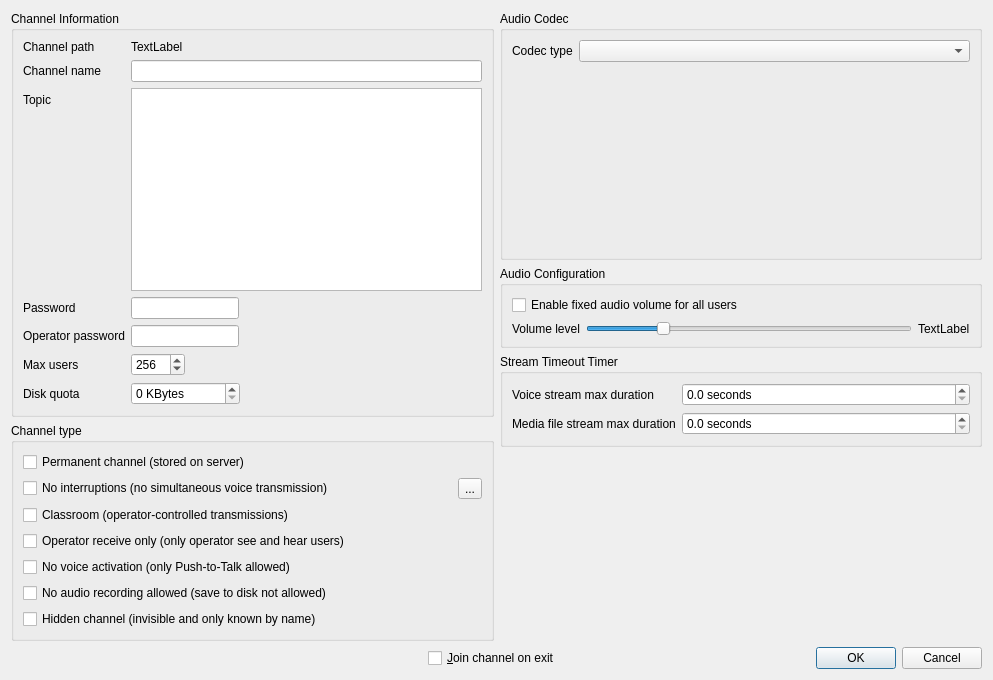
<?xml version="1.0" encoding="UTF-8"?>
<ui version="4.0">
 <class>ChannelDlg</class>
 <widget class="QDialog" name="ChannelDlg">
  <property name="geometry">
   <rect>
    <x>0</x>
    <y>0</y>
    <width>993</width>
    <height>680</height>
   </rect>
  </property>
  <property name="windowTitle">
   <string>Channel</string>
  </property>
  <property name="modal">
   <bool>true</bool>
  </property>
  <layout class="QVBoxLayout" name="verticalLayout_6">
   <item>
    <layout class="QHBoxLayout" name="horizontalLayout_5">
     <item>
      <layout class="QVBoxLayout" name="verticalLayout_5">
       <item>
        <widget class="QGroupBox" name="chaninfoGroupBox">
         <property name="title">
          <string>Channel Information</string>
         </property>
         <layout class="QFormLayout" name="formLayout">
          <item row="0" column="0">
           <widget class="QLabel" name="chanpathLabelFixed">
            <property name="text">
             <string>Channel path</string>
            </property>
           </widget>
          </item>
          <item row="0" column="1">
           <widget class="QLabel" name="chanpathLabel">
            <property name="text">
             <string notr="true">TextLabel</string>
            </property>
            <property name="textInteractionFlags">
             <set>Qt::LinksAccessibleByKeyboard|Qt::LinksAccessibleByMouse|Qt::TextBrowserInteraction|Qt::TextSelectableByKeyboard|Qt::TextSelectableByMouse</set>
            </property>
           </widget>
          </item>
          <item row="1" column="0">
           <widget class="QLabel" name="nameLabel">
            <property name="text">
             <string>Channel name</string>
            </property>
            <property name="buddy">
             <cstring>nameEdit</cstring>
            </property>
           </widget>
          </item>
          <item row="1" column="1">
           <widget class="QLineEdit" name="nameEdit"/>
          </item>
          <item row="2" column="0">
           <widget class="QLabel" name="topicLabel">
            <property name="text">
             <string>Topic</string>
            </property>
            <property name="buddy">
             <cstring>topicTextEdit</cstring>
            </property>
           </widget>
          </item>
          <item row="2" column="1">
           <widget class="QPlainTextEdit" name="topicTextEdit">
            <property name="tabChangesFocus">
             <bool>true</bool>
            </property>
           </widget>
          </item>
          <item row="3" column="0">
           <widget class="QLabel" name="passwordLabel">
            <property name="text">
             <string>Password</string>
            </property>
            <property name="buddy">
             <cstring>chanpasswdEdit</cstring>
            </property>
           </widget>
          </item>
          <item row="3" column="1">
           <widget class="QLineEdit" name="chanpasswdEdit">
            <property name="sizePolicy">
             <sizepolicy hsizetype="Fixed" vsizetype="Fixed">
              <horstretch>0</horstretch>
              <verstretch>0</verstretch>
             </sizepolicy>
            </property>
           </widget>
          </item>
          <item row="4" column="0">
           <widget class="QLabel" name="oppasswordLabel">
            <property name="text">
             <string>Operator password</string>
            </property>
            <property name="buddy">
             <cstring>oppasswdEdit</cstring>
            </property>
           </widget>
          </item>
          <item row="4" column="1">
           <widget class="QLineEdit" name="oppasswdEdit">
            <property name="sizePolicy">
             <sizepolicy hsizetype="Fixed" vsizetype="Fixed">
              <horstretch>0</horstretch>
              <verstretch>0</verstretch>
             </sizepolicy>
            </property>
           </widget>
          </item>
          <item row="5" column="0">
           <widget class="QLabel" name="maxusersLabel">
            <property name="text">
             <string>Max users</string>
            </property>
            <property name="buddy">
             <cstring>maxusersSpinBox</cstring>
            </property>
           </widget>
          </item>
          <item row="5" column="1">
           <widget class="QSpinBox" name="maxusersSpinBox">
            <property name="sizePolicy">
             <sizepolicy hsizetype="Fixed" vsizetype="Fixed">
              <horstretch>0</horstretch>
              <verstretch>0</verstretch>
             </sizepolicy>
            </property>
            <property name="maximum">
             <number>1000</number>
            </property>
            <property name="value">
             <number>256</number>
            </property>
           </widget>
          </item>
          <item row="6" column="0">
           <widget class="QLabel" name="diskquotaLabel">
            <property name="text">
             <string>Disk quota</string>
            </property>
            <property name="buddy">
             <cstring>diskquotaSpinBox</cstring>
            </property>
           </widget>
          </item>
          <item row="6" column="1">
           <widget class="QSpinBox" name="diskquotaSpinBox">
            <property name="sizePolicy">
             <sizepolicy hsizetype="Maximum" vsizetype="Fixed">
              <horstretch>0</horstretch>
              <verstretch>0</verstretch>
             </sizepolicy>
            </property>
            <property name="suffix">
             <string> KBytes</string>
            </property>
            <property name="maximum">
             <number>999999999</number>
            </property>
           </widget>
          </item>
         </layout>
        </widget>
       </item>
       <item>
        <widget class="QGroupBox" name="chantypeGroupBox">
         <property name="title">
          <string>Channel type</string>
         </property>
         <layout class="QVBoxLayout" name="verticalLayout_3">
          <item>
           <widget class="QCheckBox" name="staticchanBox">
            <property name="text">
             <string>Permanent channel (stored on server)</string>
            </property>
           </widget>
          </item>
          <item>
           <layout class="QHBoxLayout" name="horizontalLayout_6">
            <item>
             <widget class="QCheckBox" name="singletxchanBox">
              <property name="text">
               <string>No interruptions (no simultaneous voice transmission)</string>
              </property>
             </widget>
            </item>
            <item>
             <widget class="QToolButton" name="singletxButton">
              <property name="accessibleName">
               <string>Setup</string>
              </property>
              <property name="text">
               <string>...</string>
              </property>
             </widget>
            </item>
           </layout>
          </item>
          <item>
           <widget class="QCheckBox" name="classroomchanBox">
            <property name="text">
             <string>Classroom (operator-controlled transmissions)</string>
            </property>
           </widget>
          </item>
          <item>
           <widget class="QCheckBox" name="oprecvonlychanBox">
            <property name="text">
             <string>Operator receive only (only operator see and hear users)</string>
            </property>
           </widget>
          </item>
          <item>
           <widget class="QCheckBox" name="novoiceactBox">
            <property name="text">
             <string>No voice activation (only Push-to-Talk allowed)</string>
            </property>
           </widget>
          </item>
          <item>
           <widget class="QCheckBox" name="norecordBox">
            <property name="text">
             <string>No audio recording allowed (save to disk not allowed)</string>
            </property>
           </widget>
          </item>
          <item>
           <widget class="QCheckBox" name="hiddenchannelBox">
            <property name="text">
             <string>Hidden channel (invisible and only known by name)</string>
            </property>
           </widget>
          </item>
         </layout>
        </widget>
       </item>
      </layout>
     </item>
     <item>
      <layout class="QVBoxLayout" name="verticalLayout_2">
       <item>
        <widget class="QGroupBox" name="audiocodecGroupBox">
         <property name="title">
          <string>Audio Codec</string>
         </property>
         <layout class="QVBoxLayout" name="verticalLayout_4">
          <item>
           <layout class="QHBoxLayout" name="horizontalLayout_2">
            <item>
             <widget class="QLabel" name="label_5">
              <property name="text">
               <string>Codec type</string>
              </property>
              <property name="buddy">
               <cstring>audiocodecBox</cstring>
              </property>
             </widget>
            </item>
            <item>
             <widget class="QComboBox" name="audiocodecBox">
              <property name="sizePolicy">
               <sizepolicy hsizetype="Expanding" vsizetype="Fixed">
                <horstretch>0</horstretch>
                <verstretch>0</verstretch>
               </sizepolicy>
              </property>
             </widget>
            </item>
           </layout>
          </item>
          <item>
           <widget class="QStackedWidget" name="stackedWidget">
            <property name="currentIndex">
             <number>0</number>
            </property>
            <widget class="QWidget" name="nocodecPage"/>
            <widget class="QWidget" name="spxPage">
             <layout class="QFormLayout" name="formLayout_3">
              <item row="0" column="0">
               <widget class="QLabel" name="label_36">
                <property name="text">
                 <string>Sample rate</string>
                </property>
                <property name="buddy">
                 <cstring>spx_srateBox</cstring>
                </property>
               </widget>
              </item>
              <item row="0" column="1">
               <layout class="QHBoxLayout" name="horizontalLayout_22">
                <item>
                 <widget class="QComboBox" name="spx_srateBox"/>
                </item>
                <item>
                 <widget class="QLabel" name="label_37">
                  <property name="text">
                   <string>Hz</string>
                  </property>
                 </widget>
                </item>
                <item>
                 <spacer name="horizontalSpacer_6">
                  <property name="orientation">
                   <enum>Qt::Horizontal</enum>
                  </property>
                  <property name="sizeHint" stdset="0">
                   <size>
                    <width>40</width>
                    <height>20</height>
                   </size>
                  </property>
                 </spacer>
                </item>
               </layout>
              </item>
              <item row="1" column="0">
               <widget class="QLabel" name="label_8">
                <property name="text">
                 <string>Quality</string>
                </property>
                <property name="buddy">
                 <cstring>spx_qualitySlider</cstring>
                </property>
               </widget>
              </item>
              <item row="1" column="1">
               <layout class="QHBoxLayout" name="horizontalLayout_8">
                <item>
                 <widget class="QSlider" name="spx_qualitySlider">
                  <property name="minimum">
                   <number>0</number>
                  </property>
                  <property name="maximum">
                   <number>10</number>
                  </property>
                  <property name="value">
                   <number>4</number>
                  </property>
                  <property name="orientation">
                   <enum>Qt::Horizontal</enum>
                  </property>
                 </widget>
                </item>
                <item>
                 <widget class="QLabel" name="spxQualityLabel">
                  <property name="text">
                   <string notr="true">TextLabel</string>
                  </property>
                 </widget>
                </item>
                <item>
                 <spacer name="horizontalSpacer_7">
                  <property name="orientation">
                   <enum>Qt::Horizontal</enum>
                  </property>
                  <property name="sizeHint" stdset="0">
                   <size>
                    <width>40</width>
                    <height>20</height>
                   </size>
                  </property>
                 </spacer>
                </item>
               </layout>
              </item>
              <item row="2" column="0">
               <widget class="QLabel" name="label_14">
                <property name="text">
                 <string>Transmit interval</string>
                </property>
                <property name="buddy">
                 <cstring>spx_txdelaySpinBox</cstring>
                </property>
               </widget>
              </item>
              <item row="2" column="1">
               <layout class="QHBoxLayout" name="horizontalLayout_3">
                <item>
                 <widget class="QSpinBox" name="spx_txdelaySpinBox">
                  <property name="suffix">
                   <string> msec</string>
                  </property>
                  <property name="minimum">
                   <number>20</number>
                  </property>
                  <property name="maximum">
                   <number>100</number>
                  </property>
                  <property name="singleStep">
                   <number>20</number>
                  </property>
                  <property name="value">
                   <number>40</number>
                  </property>
                 </widget>
                </item>
                <item>
                 <spacer name="horizontalSpacer_8">
                  <property name="orientation">
                   <enum>Qt::Horizontal</enum>
                  </property>
                  <property name="sizeHint" stdset="0">
                   <size>
                    <width>40</width>
                    <height>20</height>
                   </size>
                  </property>
                 </spacer>
                </item>
               </layout>
              </item>
             </layout>
            </widget>
            <widget class="QWidget" name="spxvbrPage">
             <layout class="QFormLayout" name="formLayout_4">
              <item row="0" column="0">
               <widget class="QLabel" name="label_38">
                <property name="text">
                 <string>Sample rate</string>
                </property>
                <property name="buddy">
                 <cstring>spxvbr_srateBox</cstring>
                </property>
               </widget>
              </item>
              <item row="0" column="1">
               <layout class="QHBoxLayout" name="horizontalLayout_23">
                <item>
                 <widget class="QComboBox" name="spxvbr_srateBox"/>
                </item>
                <item>
                 <widget class="QLabel" name="label_39">
                  <property name="text">
                   <string>Hz</string>
                  </property>
                 </widget>
                </item>
                <item>
                 <spacer name="horizontalSpacer_9">
                  <property name="orientation">
                   <enum>Qt::Horizontal</enum>
                  </property>
                  <property name="sizeHint" stdset="0">
                   <size>
                    <width>40</width>
                    <height>20</height>
                   </size>
                  </property>
                 </spacer>
                </item>
               </layout>
              </item>
              <item row="1" column="0">
               <widget class="QLabel" name="label_11">
                <property name="text">
                 <string>Quality</string>
                </property>
                <property name="buddy">
                 <cstring>spxvbr_qualitySlider</cstring>
                </property>
               </widget>
              </item>
              <item row="1" column="1">
               <layout class="QHBoxLayout" name="horizontalLayout_7">
                <item>
                 <widget class="QSlider" name="spxvbr_qualitySlider">
                  <property name="minimum">
                   <number>0</number>
                  </property>
                  <property name="maximum">
                   <number>10</number>
                  </property>
                  <property name="value">
                   <number>4</number>
                  </property>
                  <property name="orientation">
                   <enum>Qt::Horizontal</enum>
                  </property>
                 </widget>
                </item>
                <item>
                 <widget class="QLabel" name="spxvbr_QualityLabel">
                  <property name="text">
                   <string notr="true">TextLabel</string>
                  </property>
                 </widget>
                </item>
               </layout>
              </item>
              <item row="2" column="0">
               <widget class="QLabel" name="label_15">
                <property name="text">
                 <string>Max bitrate</string>
                </property>
                <property name="buddy">
                 <cstring>spxvbr_maxbpsSpinBox</cstring>
                </property>
               </widget>
              </item>
              <item row="2" column="1">
               <layout class="QHBoxLayout" name="horizontalLayout_9">
                <item>
                 <widget class="QSpinBox" name="spxvbr_maxbpsSpinBox">
                  <property name="suffix">
                   <string> bps</string>
                  </property>
                  <property name="minimum">
                   <number>0</number>
                  </property>
                  <property name="maximum">
                   <number>44000</number>
                  </property>
                  <property name="singleStep">
                   <number>1000</number>
                  </property>
                  <property name="value">
                   <number>0</number>
                  </property>
                 </widget>
                </item>
                <item>
                 <spacer name="horizontalSpacer_2">
                  <property name="orientation">
                   <enum>Qt::Horizontal</enum>
                  </property>
                  <property name="sizeHint" stdset="0">
                   <size>
                    <width>40</width>
                    <height>20</height>
                   </size>
                  </property>
                 </spacer>
                </item>
               </layout>
              </item>
              <item row="3" column="0">
               <widget class="QCheckBox" name="spxvbr_dtxBox">
                <property name="text">
                 <string>Ignore silence (DTX)</string>
                </property>
                <property name="checked">
                 <bool>true</bool>
                </property>
               </widget>
              </item>
              <item row="4" column="0">
               <widget class="QLabel" name="label_23">
                <property name="text">
                 <string>Transmit interval</string>
                </property>
                <property name="buddy">
                 <cstring>spxvbr_txdelaySpinBox</cstring>
                </property>
               </widget>
              </item>
              <item row="4" column="1">
               <layout class="QHBoxLayout" name="horizontalLayout_24">
                <item>
                 <widget class="QSpinBox" name="spxvbr_txdelaySpinBox">
                  <property name="suffix">
                   <string> msec</string>
                  </property>
                  <property name="minimum">
                   <number>20</number>
                  </property>
                  <property name="maximum">
                   <number>100</number>
                  </property>
                  <property name="singleStep">
                   <number>20</number>
                  </property>
                  <property name="value">
                   <number>40</number>
                  </property>
                 </widget>
                </item>
                <item>
                 <spacer name="horizontalSpacer_3">
                  <property name="orientation">
                   <enum>Qt::Horizontal</enum>
                  </property>
                  <property name="sizeHint" stdset="0">
                   <size>
                    <width>40</width>
                    <height>20</height>
                   </size>
                  </property>
                 </spacer>
                </item>
               </layout>
              </item>
             </layout>
            </widget>
            <widget class="QWidget" name="opusPage">
             <layout class="QFormLayout" name="formLayout_5">
              <item row="0" column="0">
               <widget class="QLabel" name="label_47">
                <property name="text">
                 <string>Application</string>
                </property>
                <property name="buddy">
                 <cstring>opus_appBox</cstring>
                </property>
               </widget>
              </item>
              <item row="0" column="1">
               <layout class="QHBoxLayout" name="horizontalLayout_27">
                <item>
                 <widget class="QComboBox" name="opus_appBox"/>
                </item>
                <item>
                 <spacer name="horizontalSpacer_12">
                  <property name="orientation">
                   <enum>Qt::Horizontal</enum>
                  </property>
                  <property name="sizeHint" stdset="0">
                   <size>
                    <width>40</width>
                    <height>20</height>
                   </size>
                  </property>
                 </spacer>
                </item>
               </layout>
              </item>
              <item row="1" column="0">
               <widget class="QLabel" name="label_43">
                <property name="text">
                 <string>Sample rate</string>
                </property>
                <property name="buddy">
                 <cstring>opus_srateBox</cstring>
                </property>
               </widget>
              </item>
              <item row="1" column="1">
               <layout class="QHBoxLayout" name="horizontalLayout_26">
                <item>
                 <widget class="QComboBox" name="opus_srateBox"/>
                </item>
                <item>
                 <widget class="QLabel" name="label_40">
                  <property name="text">
                   <string>Hz</string>
                  </property>
                 </widget>
                </item>
                <item>
                 <spacer name="horizontalSpacer_11">
                  <property name="orientation">
                   <enum>Qt::Horizontal</enum>
                  </property>
                  <property name="sizeHint" stdset="0">
                   <size>
                    <width>40</width>
                    <height>20</height>
                   </size>
                  </property>
                 </spacer>
                </item>
               </layout>
              </item>
              <item row="2" column="0">
               <widget class="QLabel" name="label_46">
                <property name="text">
                 <string>Audio channels</string>
                </property>
                <property name="buddy">
                 <cstring>opus_channelsBox</cstring>
                </property>
               </widget>
              </item>
              <item row="2" column="1">
               <layout class="QHBoxLayout" name="horizontalLayout_25">
                <item>
                 <widget class="QComboBox" name="opus_channelsBox"/>
                </item>
                <item>
                 <spacer name="horizontalSpacer_10">
                  <property name="orientation">
                   <enum>Qt::Horizontal</enum>
                  </property>
                  <property name="sizeHint" stdset="0">
                   <size>
                    <width>40</width>
                    <height>20</height>
                   </size>
                  </property>
                 </spacer>
                </item>
               </layout>
              </item>
              <item row="3" column="0">
               <widget class="QLabel" name="label_45">
                <property name="text">
                 <string>Bitrate</string>
                </property>
                <property name="buddy">
                 <cstring>opus_bpsSpinBox</cstring>
                </property>
               </widget>
              </item>
              <item row="3" column="1">
               <layout class="QHBoxLayout" name="horizontalLayout_29">
                <item>
                 <widget class="QSpinBox" name="opus_bpsSpinBox">
                  <property name="suffix">
                   <string> Kbps</string>
                  </property>
                 </widget>
                </item>
                <item>
                 <spacer name="horizontalSpacer_14">
                  <property name="orientation">
                   <enum>Qt::Horizontal</enum>
                  </property>
                  <property name="sizeHint" stdset="0">
                   <size>
                    <width>40</width>
                    <height>20</height>
                   </size>
                  </property>
                 </spacer>
                </item>
                <item>
                 <widget class="QCheckBox" name="opus_vbrCheckBox">
                  <property name="text">
                   <string>Variable bitrate</string>
                  </property>
                 </widget>
                </item>
               </layout>
              </item>
              <item row="4" column="0" colspan="2">
               <widget class="QCheckBox" name="opus_dtxBox">
                <property name="text">
                 <string>Ignore silence (DTX)</string>
                </property>
                <property name="checked">
                 <bool>true</bool>
                </property>
               </widget>
              </item>
              <item row="5" column="0">
               <widget class="QLabel" name="label_44">
                <property name="text">
                 <string>Transmit interval</string>
                </property>
                <property name="buddy">
                 <cstring>opus_txdelaySpinBox</cstring>
                </property>
               </widget>
              </item>
              <item row="5" column="1">
               <layout class="QHBoxLayout" name="horizontalLayout_28">
                <item>
                 <widget class="QSpinBox" name="opus_txdelaySpinBox">
                  <property name="suffix">
                   <string> msec</string>
                  </property>
                 </widget>
                </item>
                <item>
                 <spacer name="horizontalSpacer_13">
                  <property name="orientation">
                   <enum>Qt::Horizontal</enum>
                  </property>
                  <property name="sizeHint" stdset="0">
                   <size>
                    <width>40</width>
                    <height>20</height>
                   </size>
                  </property>
                 </spacer>
                </item>
                <item>
                 <widget class="QLabel" name="label_6">
                  <property name="text">
                   <string>Frame size</string>
                  </property>
                  <property name="buddy">
                   <cstring>opus_framesizeComboBox</cstring>
                  </property>
                 </widget>
                </item>
                <item>
                 <widget class="QComboBox" name="opus_framesizeComboBox"/>
                </item>
                <item>
                 <widget class="QLabel" name="label_10">
                  <property name="text">
                   <string>msec</string>
                  </property>
                 </widget>
                </item>
               </layout>
              </item>
             </layout>
            </widget>
            <widget class="QWidget" name="wavPage">
             <layout class="QFormLayout" name="formLayout_6">
              <item row="0" column="0">
               <widget class="QLabel" name="label_48">
                <property name="text">
                 <string>Sample rate</string>
                </property>
                <property name="buddy">
                 <cstring>wav_srateBox</cstring>
                </property>
               </widget>
              </item>
              <item row="0" column="1">
               <layout class="QHBoxLayout" name="horizontalLayout_30">
                <item>
                 <widget class="QComboBox" name="wav_srateBox"/>
                </item>
                <item>
                 <widget class="QLabel" name="label_49">
                  <property name="text">
                   <string>Hz</string>
                  </property>
                 </widget>
                </item>
                <item>
                 <spacer name="horizontalSpacer_15">
                  <property name="orientation">
                   <enum>Qt::Horizontal</enum>
                  </property>
                  <property name="sizeHint" stdset="0">
                   <size>
                    <width>40</width>
                    <height>20</height>
                   </size>
                  </property>
                 </spacer>
                </item>
               </layout>
              </item>
              <item row="1" column="0">
               <widget class="QLabel" name="label_50">
                <property name="text">
                 <string>Audio channels</string>
                </property>
                <property name="buddy">
                 <cstring>wav_channelsBox</cstring>
                </property>
               </widget>
              </item>
              <item row="1" column="1">
               <layout class="QHBoxLayout" name="horizontalLayout_31">
                <item>
                 <widget class="QComboBox" name="wav_channelsBox"/>
                </item>
                <item>
                 <spacer name="horizontalSpacer_16">
                  <property name="orientation">
                   <enum>Qt::Horizontal</enum>
                  </property>
                  <property name="sizeHint" stdset="0">
                   <size>
                    <width>40</width>
                    <height>20</height>
                   </size>
                  </property>
                 </spacer>
                </item>
               </layout>
              </item>
              <item row="2" column="0">
               <widget class="QLabel" name="label_51">
                <property name="text">
                 <string>Bit depth</string>
                </property>
                <property name="buddy">
                 <cstring>wav_sampleformatBox</cstring>
                </property>
               </widget>
              </item>
              <item row="2" column="1">
               <layout class="QHBoxLayout" name="horizontalLayout_32">
                <item>
                 <widget class="QComboBox" name="wav_sampleformatBox"/>
                </item>
                <item>
                 <spacer name="horizontalSpacer_17">
                  <property name="orientation">
                   <enum>Qt::Horizontal</enum>
                  </property>
                  <property name="sizeHint" stdset="0">
                   <size>
                    <width>40</width>
                    <height>20</height>
                   </size>
                  </property>
                 </spacer>
                </item>
               </layout>
              </item>
              <item row="3" column="0">
               <widget class="QLabel" name="label_52">
                <property name="text">
                 <string>Transmit interval</string>
                </property>
                <property name="buddy">
                 <cstring>wav_txdelaySpinBox</cstring>
                </property>
               </widget>
              </item>
              <item row="3" column="1">
               <layout class="QHBoxLayout" name="horizontalLayout_33">
                <item>
                 <widget class="QSpinBox" name="wav_txdelaySpinBox">
                  <property name="suffix">
                   <string> msec</string>
                  </property>
                 </widget>
                </item>
                <item>
                 <spacer name="horizontalSpacer_18">
                  <property name="orientation">
                   <enum>Qt::Horizontal</enum>
                  </property>
                  <property name="sizeHint" stdset="0">
                   <size>
                    <width>40</width>
                    <height>20</height>
                   </size>
                  </property>
                 </spacer>
                </item>
               </layout>
              </item>
              <item row="4" column="0">
               <widget class="QLabel" name="label_53">
                <property name="text">
                 <string>Bitrate</string>
                </property>
               </widget>
              </item>
              <item row="4" column="1">
               <widget class="QLabel" name="wav_bitrateLabel"/>
              </item>
             </layout>
            </widget>
           </widget>
          </item>
         </layout>
        </widget>
       </item>
       <item>
        <widget class="QGroupBox" name="audiocfgGroupBox">
         <property name="title">
          <string>Audio Configuration</string>
         </property>
         <layout class="QVBoxLayout" name="verticalLayout">
          <item>
           <widget class="QCheckBox" name="agcBox">
            <property name="toolTip">
             <string>Ensure all users in the channel have the same audio volume</string>
            </property>
            <property name="text">
             <string>Enable fixed audio volume for all users</string>
            </property>
           </widget>
          </item>
          <item>
           <layout class="QHBoxLayout" name="horizontalLayout">
            <item>
             <widget class="QLabel" name="label_9">
              <property name="text">
               <string>Volume level</string>
              </property>
              <property name="buddy">
               <cstring>gainlevelSlider</cstring>
              </property>
             </widget>
            </item>
            <item>
             <widget class="QSlider" name="gainlevelSlider">
              <property name="minimum">
               <number>1</number>
              </property>
              <property name="maximum">
               <number>32</number>
              </property>
              <property name="value">
               <number>8</number>
              </property>
              <property name="orientation">
               <enum>Qt::Horizontal</enum>
              </property>
             </widget>
            </item>
            <item>
             <widget class="QLabel" name="gainlevelLabel">
              <property name="text">
               <string notr="true">TextLabel</string>
              </property>
             </widget>
            </item>
           </layout>
          </item>
         </layout>
        </widget>
       </item>
       <item>
        <widget class="QGroupBox" name="streamGroupBox">
         <property name="title">
          <string>Stream Timeout Timer</string>
         </property>
         <layout class="QFormLayout" name="formLayout_2">
          <item row="0" column="0">
           <widget class="QLabel" name="voiceTotLabel">
            <property name="text">
             <string>Voice stream max duration</string>
            </property>
            <property name="buddy">
             <cstring>voiceTotDoubleSpinBox</cstring>
            </property>
           </widget>
          </item>
          <item row="1" column="0">
           <widget class="QLabel" name="mfTotLabel">
            <property name="text">
             <string>Media file stream max duration</string>
            </property>
            <property name="buddy">
             <cstring>mfTotDoubleSpinBox</cstring>
            </property>
           </widget>
          </item>
          <item row="0" column="1">
           <widget class="QDoubleSpinBox" name="voiceTotDoubleSpinBox">
            <property name="suffix">
             <string> seconds</string>
            </property>
            <property name="decimals">
             <number>1</number>
            </property>
           </widget>
          </item>
          <item row="1" column="1">
           <widget class="QDoubleSpinBox" name="mfTotDoubleSpinBox">
            <property name="suffix">
             <string> seconds</string>
            </property>
            <property name="decimals">
             <number>1</number>
            </property>
           </widget>
          </item>
         </layout>
        </widget>
       </item>
       <item>
        <spacer name="verticalSpacer">
         <property name="orientation">
          <enum>Qt::Vertical</enum>
         </property>
         <property name="sizeHint" stdset="0">
          <size>
           <width>20</width>
           <height>40</height>
          </size>
         </property>
        </spacer>
       </item>
      </layout>
     </item>
    </layout>
   </item>
   <item>
    <layout class="QHBoxLayout" name="horizontalLayout_4">
     <item>
      <spacer name="horizontalSpacer">
       <property name="orientation">
        <enum>Qt::Horizontal</enum>
       </property>
       <property name="sizeHint" stdset="0">
        <size>
         <width>40</width>
         <height>20</height>
        </size>
       </property>
      </spacer>
     </item>
     <item>
      <widget class="QCheckBox" name="joinchanBox">
       <property name="text">
        <string>&amp;Join channel on exit</string>
       </property>
      </widget>
     </item>
     <item>
      <widget class="QDialogButtonBox" name="buttonBox">
       <property name="orientation">
        <enum>Qt::Horizontal</enum>
       </property>
       <property name="standardButtons">
        <set>QDialogButtonBox::Cancel|QDialogButtonBox::Ok</set>
       </property>
      </widget>
     </item>
    </layout>
   </item>
  </layout>
 </widget>
 <resources/>
 <connections>
  <connection>
   <sender>buttonBox</sender>
   <signal>accepted()</signal>
   <receiver>ChannelDlg</receiver>
   <slot>accept()</slot>
   <hints>
    <hint type="sourcelabel">
     <x>258</x>
     <y>348</y>
    </hint>
    <hint type="destinationlabel">
     <x>157</x>
     <y>274</y>
    </hint>
   </hints>
  </connection>
  <connection>
   <sender>buttonBox</sender>
   <signal>rejected()</signal>
   <receiver>ChannelDlg</receiver>
   <slot>reject()</slot>
   <hints>
    <hint type="sourcelabel">
     <x>326</x>
     <y>348</y>
    </hint>
    <hint type="destinationlabel">
     <x>286</x>
     <y>274</y>
    </hint>
   </hints>
  </connection>
 </connections>
</ui>
